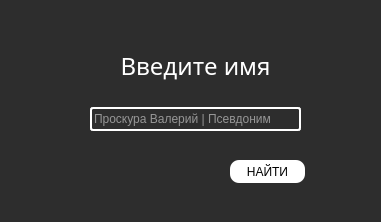
<?xml version="1.0" encoding="UTF-8"?>
<ui version="4.0">
 <class>MainWindow</class>
 <widget class="QMainWindow" name="MainWindow">
  <property name="geometry">
   <rect>
    <x>0</x>
    <y>0</y>
    <width>381</width>
    <height>222</height>
   </rect>
  </property>
  <property name="font">
   <font>
    <italic>false</italic>
   </font>
  </property>
  <property name="windowTitle">
   <string>name search</string>
  </property>
  <property name="windowIcon">
   <iconset>
    <normaloff>../img/icon.png</normaloff>../img/icon.png</iconset>
  </property>
  <property name="styleSheet">
   <string notr="true">background-color: rgb(45, 45, 45);</string>
  </property>
  <widget class="QWidget" name="centralwidget">
   <widget class="QPushButton" name="btn_search_number">
    <property name="geometry">
     <rect>
      <x>230</x>
      <y>160</y>
      <width>75</width>
      <height>23</height>
     </rect>
    </property>
    <property name="styleSheet">
     <string notr="true">QPushButton {
	background-color: rgb(255, 255, 255);
	color: black;
	border-radius: 9px;
	height: 22px;
}

QPushButton:hover {
	background-color: rgb(208, 208, 208);
	color: rgb(45, 45, 45);
}

QPushButton:pressed {
	background-color: rgb(207, 207, 207);
}</string>
    </property>
    <property name="text">
     <string>НАЙТИ</string>
    </property>
   </widget>
   <widget class="QWidget" name="layoutWidget">
    <property name="geometry">
     <rect>
      <x>90</x>
      <y>30</y>
      <width>211</width>
      <height>101</height>
     </rect>
    </property>
    <layout class="QVBoxLayout" name="verticalLayout">
     <item>
      <widget class="QLabel" name="label">
       <property name="font">
        <font>
         <family>Rex Bold </family>
         <pointsize>18</pointsize>
         <italic>false</italic>
        </font>
       </property>
       <property name="layoutDirection">
        <enum>Qt::LeftToRight</enum>
       </property>
       <property name="styleSheet">
        <string notr="true">color: white;</string>
       </property>
       <property name="text">
        <string>Введите имя</string>
       </property>
       <property name="alignment">
        <set>Qt::AlignCenter</set>
       </property>
      </widget>
     </item>
     <item>
      <widget class="QLineEdit" name="edit_name">
       <property name="styleSheet">
        <string notr="true">border: 2px solid white;
border-radius: 3px;
color: white;
height: 20px;</string>
       </property>
       <property name="placeholderText">
        <string>Проскура Валерий | Псевдоним</string>
       </property>
      </widget>
     </item>
    </layout>
   </widget>
  </widget>
  <widget class="QStatusBar" name="statusbar"/>
 </widget>
 <resources/>
 <connections/>
</ui>
